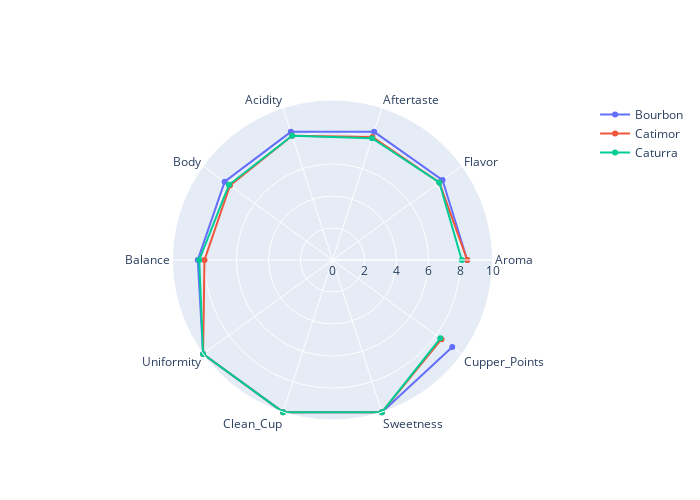

Notebook cell for this chart:
### Code cell
fig = go.Figure()

fig.add_trace(go.Scatterpolar(
      r=[8.42, 8.50, 8.42, 8.42, 8.33, 8.42, 10.0, 10.0, 10.0, 9.25],
      theta=categories,
      name='Bourbon'
))
fig.add_trace(go.Scatterpolar(
      r=[8.42,	8.25,	8.08,	8.17,	7.92,	8.00,	10.0,	10.0,	10.0,	8.42],
      theta=categories,
      name='Catimor'
))
fig.add_trace(go.Scatterpolar(
      r=[8.08,	8.25,	8.00,	8.17,	8.00,	8.33,	10.0,	10.0,	10.0,	8.33],
      theta=categories,
      name='Caturra'
))

fig.update_layout(
  autosize=False,
  width=700,
  height=500,
  polar=dict(
    radialaxis=dict(
      visible=True,
      range=[0, 10]
    )),
  showlegend=True,
)

fig.show()

### Figure 1 — Plotly figure (JSON) as saved in the notebook; plotly's stock layout.template omitted (floating-point values rounded to 4 significant figures)
{"data": [{"name": "Bourbon", "r": [8.42, 8.5, 8.42, 8.42, 8.33, 8.42, 10, 10, 10, 9.25], "theta": ["Aroma", "Flavor", "Aftertaste", "Acidity", "Body", "Balance", "Uniformity", "Clean_Cup", "Sweetness", "Cupper_Points"], "type": "scatterpolar"}, {"name": "Catimor", "r": [8.42, 8.25, 8.08, 8.17, 7.92, 8, 10, 10, 10, 8.42], "theta": ["Aroma", "Flavor", "Aftertaste", "Acidity", "Body", "Balance", "Uniformity", "Clean_Cup", "Sweetness", "Cupper_Points"], "type": "scatterpolar"}, {"name": "Caturra", "r": [8.08, 8.25, 8, 8.17, 8, 8.33, 10, 10, 10, 8.33], "theta": ["Aroma", "Flavor", "Aftertaste", "Acidity", "Body", "Balance", "Uniformity", "Clean_Cup", "Sweetness", "Cupper_Points"], "type": "scatterpolar"}], "layout": {"autosize": false, "height": 500, "polar": {"radialaxis": {"range": [0, 10], "visible": true}}, "showlegend": true, "width": 700}}
